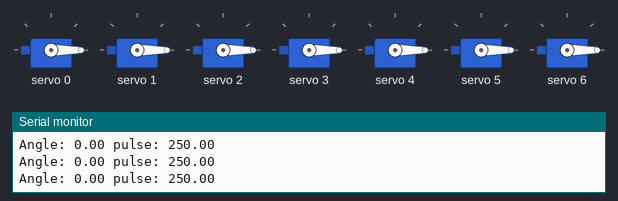
The sketch below on a simulated ESP32. On the bench: 7 × servo, the last lines printed to the serial monitor.

Above: at 0.05 s.
At 1.2 s:
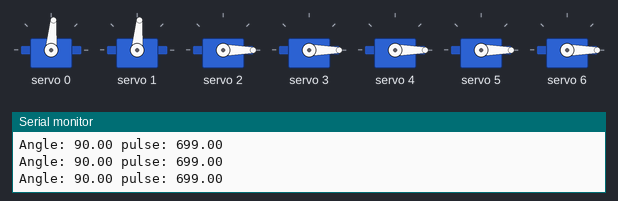
At 1.3 s:
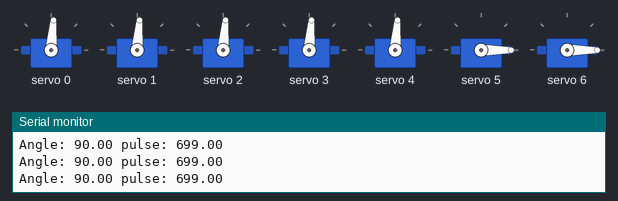
At 1.75 s:
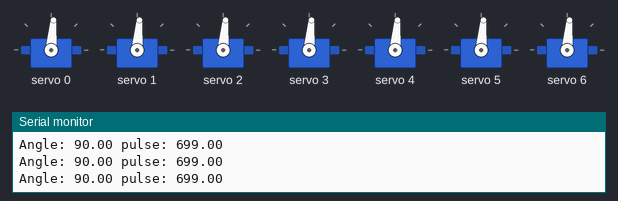
At 2.5 s:
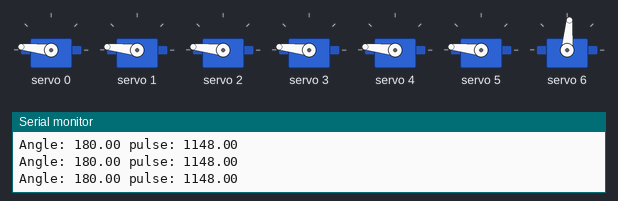
At 3.45 s:
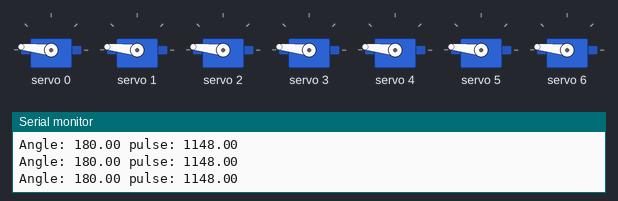
Timing chart, 0 to 8.0 s (numbered marks = the images above):
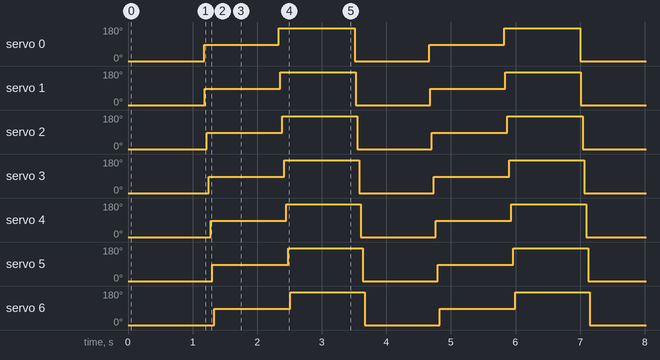

Measured:
- by itself, servo 0–6: repeats every 3.5 s: 174° 1.2 s, 0° 1.2 s, 85° 1.2 s

The sketch:

test_pca.ino
```cpp
#include "Wire.h"
#include "Adafruit_PWMServoDriver.h"
Adafruit_PWMServoDriver board1 = Adafruit_PWMServoDriver(0x40);

// Servo Test Code: Modified slightly from RoboJax

// Depending on your servo make, the pulse width min and max may vary, you
// want these to be as small/large as possible without hitting the hard stop
// for max range. You'll have to tweak them as necessary to match the servos you
// have!
// Watch video V1 to understand the two lines below: http://youtu.be/y8X9X10Tn1k

#define SERVOMIN  250 //125 // 687 // this is the 'minimum' pulse length count (out of 4096)
#define SERVOMAX  1148 // 574 //3162 // this is the 'maximum' pulse length count (out of 4096)


int servoNumber = 0;

void setup() {
  Serial.begin(9600);
  Serial.println("32 channel Servo test!");

  board1.begin();
  board1.setPWMFreq(120);  // Analog servos run at ~60 Hz updates
}

// the code inside loop() has been updated by Robojax
void loop() {
    setAll(0); delay(1000);
    setAll(90); delay(1000);
    setAll(180); delay(1000);
  //
  //  for(int ANGLE = 700; ANGLE <=1200; ANGLE++){
  //    float angle_issue = ANGLE/10.0;
  //    Serial.print("angle_issue: "); Serial.println(angle_issue);
  //    setAll(angle_issue); delay(5);
  //  }
}

/*
   angleToPulse(int ang)
   gets angle in degree and returns the pulse width
   also prints the value on seial monitor
   written by Ahmad Nejrabi for Robojax, Robojax.com
*/
int angleToPulse(float ang) {
  float pulse = ang / 180 * (SERVOMAX - SERVOMIN) + SERVOMIN;
  Serial.print("Angle: "); Serial.print(ang);
  Serial.print(" pulse: "); Serial.println(pulse);
  return int(pulse);
}

void setAll(float angle) {
  Serial.print("Set angle to: "); Serial.println(angle);
  for (int i = 0; i <= 6; i++) {
    board1.setPWM(i, 0, angleToPulse(angle) );
  }
}
```
